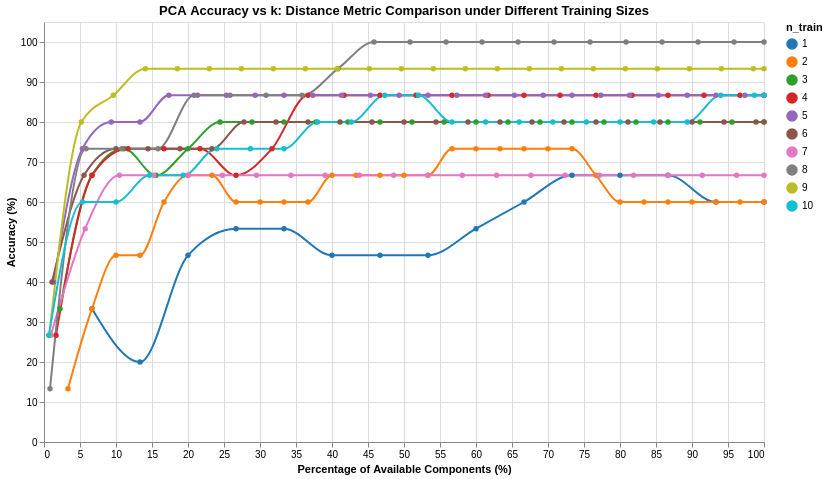

Notebook cell for this chart:
### Code cell
n_train_list = list(range(1, 11))
metrics = ['euclidean', 'cosine', 'mahalanobis']
metric_rows = []

for n_tr in n_train_list:
    tr_imgs, tr_labels, te_imgs, te_labels = split_data(persons, n_train=n_tr)
    X_tr = np.array([img.flatten() for img in tr_imgs])
    X_te = np.array([img.flatten() for img in te_imgs])
    y_tr = np.array(tr_labels)
    y_te = np.array(te_labels)

    mf = np.mean(X_tr, axis=0)
    X_tr_c = X_tr - mf
    X_te_c = X_te - mf

    n = X_tr_c.shape[0]
    small_cov = (X_tr_c @ X_tr_c.T) / (n - 1)
    evals, small_evecs = np.linalg.eigh(small_cov)
    idx = np.argsort(evals)[::-1]
    small_evecs = small_evecs[:, idx]
    evecs = X_tr_c.T @ small_evecs
    evecs = evecs / np.linalg.norm(evecs, axis=0)

    max_k = evecs.shape[1]
    k_list = list(range(1, max_k + 1, max(1, max_k // 20))) + [max_k]
    k_list = sorted(set(k_list))

    for metric in metrics:
        for k in k_list:
            W = evecs[:, :k]
            X_tr_p = X_tr_c @ W
            X_te_p = X_te_c @ W

            if metric == 'mahalanobis':
                cov = np.cov(X_tr_p, rowvar=False)
                try:
                    VI = np.linalg.inv(np.atleast_2d(cov))
                    dists = cdist(X_te_p, X_tr_p, metric='mahalanobis', VI=VI)
                except np.linalg.LinAlgError:
                    # Singular covariance — record NaN and skip
                    metric_rows.append({
                        'n_train': n_tr, 'k': k, 'k_pct': k / max_k * 100,
                        'Metric': 'Mahalanobis', 'Accuracy': np.nan
                    })
                    continue
            else:
                dists = cdist(X_te_p, X_tr_p, metric=metric)

            preds = y_tr[np.argmin(dists, axis=1)]
            acc = np.mean(preds == y_te) * 100

            metric_rows.append({
                'n_train': n_tr,
                'k': k,
                'k_pct': k / max_k * 100,
                'Metric': metric.capitalize(),
                'Accuracy': acc
            })

    del X_tr, X_te, X_tr_c, X_te_c, small_cov, evals, small_evecs, evecs

df_metrics = pd.DataFrame(metric_rows)

metric_dropdown = alt.binding_select(
    options=['Euclidean', 'Cosine', 'Mahalanobis'],
    name='Metric: '
)
metric_select = alt.selection_point(
    fields=['Metric'], bind=metric_dropdown, value='Euclidean'
)

slider = alt.binding_range(min=1, max=10, step=1, name='Min n_train: ')
ntrain_param = alt.param(name='min_ntrain', value=1, bind=slider)

color_scale = alt.Scale(
    domain=[1, 2, 3, 4, 5, 6, 7, 8, 9, 10],
    range=['#1f77b4', '#ff7f0e', '#2ca02c', '#d62728', '#9467bd',
           '#8c564b', '#e377c2', '#7f7f7f', '#bcbd22', '#17becf']
)

chart_metrics = alt.Chart(df_metrics).mark_line(point=True, interpolate='monotone').encode(
    x=alt.X('k_pct:Q', title='Percentage of Available Components (%)'),
    y=alt.Y('Accuracy:Q', title='Accuracy (%)', scale=alt.Scale(domain=[0, 105])),
    color=alt.Color('n_train:N', title='n_train',
                    sort=list(range(1, 11)), scale=color_scale),
    tooltip=[
        alt.Tooltip('n_train:N', title='n_train'),
        alt.Tooltip('Metric:N', title='Metric'),
        alt.Tooltip('k:Q', title='k'),
        alt.Tooltip('k_pct:Q', title='k (%)', format='.1f'),
        alt.Tooltip('Accuracy:Q', title='Accuracy (%)', format='.2f'),
    ]
).add_params(
    metric_select,
    ntrain_param
).transform_filter(
    metric_select
).transform_filter(
    alt.datum.n_train >= ntrain_param
).properties(
    title='PCA Accuracy vs k: Distance Metric Comparison under Different Training Sizes',
    width=720,
    height=420
)

chart_metrics

### Figure 1 — Vega-Lite specification as saved in the notebook (floating-point values rounded to 4 significant figures; data arrays with more than 128 entries replaced by an {"elided": "..."} marker saying what was removed)
{"config": {"view": {"continuousWidth": 300, "continuousHeight": 300}}, "data": {"name": "data-63e958640ecf90e0669aa80d6b467ab1"}, "mark": {"type": "line", "interpolate": "monotone", "point": true}, "encoding": {"color": {"field": "n_train", "scale": {"domain": [1, 2, 3, 4, 5, 6, 7, 8, 9, 10], "range": ["#1f77b4", "#ff7f0e", "#2ca02c", "#d62728", "#9467bd", "#8c564b", "#e377c2", "#7f7f7f", "#bcbd22", "#17becf"]}, "sort": [1, 2, 3, 4, 5, 6, 7, 8, 9, 10], "title": "n_train", "type": "nominal"}, "tooltip": [{"field": "n_train", "title": "n_train", "type": "nominal"}, {"field": "Metric", "title": "Metric", "type": "nominal"}, {"field": "k", "title": "k", "type": "quantitative"}, {"field": "k_pct", "format": ".1f", "title": "k (%)", "type": "quantitative"}, {"field": "Accuracy", "format": ".2f", "title": "Accuracy (%)", "type": "quantitative"}], "x": {"field": "k_pct", "title": "Percentage of Available Components (%)", "type": "quantitative"}, "y": {"field": "Accuracy", "scale": {"domain": [0, 105]}, "title": "Accuracy (%)", "type": "quantitative"}}, "height": 420, "params": [{"name": "param_a1755fa36112739d", "select": {"type": "point", "fields": ["Metric"]}, "bind": {"input": "select", "options": ["Euclidean", "Cosine", "Mahalanobis"], "name": "Metric: "}, "value": "Euclidean"}, {"name": "min_ntrain", "bind": {"input": "range", "max": 10, "min": 1, "name": "Min n_train: ", "step": 1}, "value": 1}], "title": "PCA Accuracy vs k: Distance Metric Comparison under Different Training Sizes", "transform": [{"filter": {"param": "param_a1755fa36112739d"}}, {"filter": "(datum.n_train >= min_ntrain)"}], "width": 720, "$schema": "https://vega.github.io/schema/vega-lite/v6.1.0.json", "datasets": {"data-63e958640ecf90e0669aa80d6b467ab1": {"elided": "687 records"}}}
